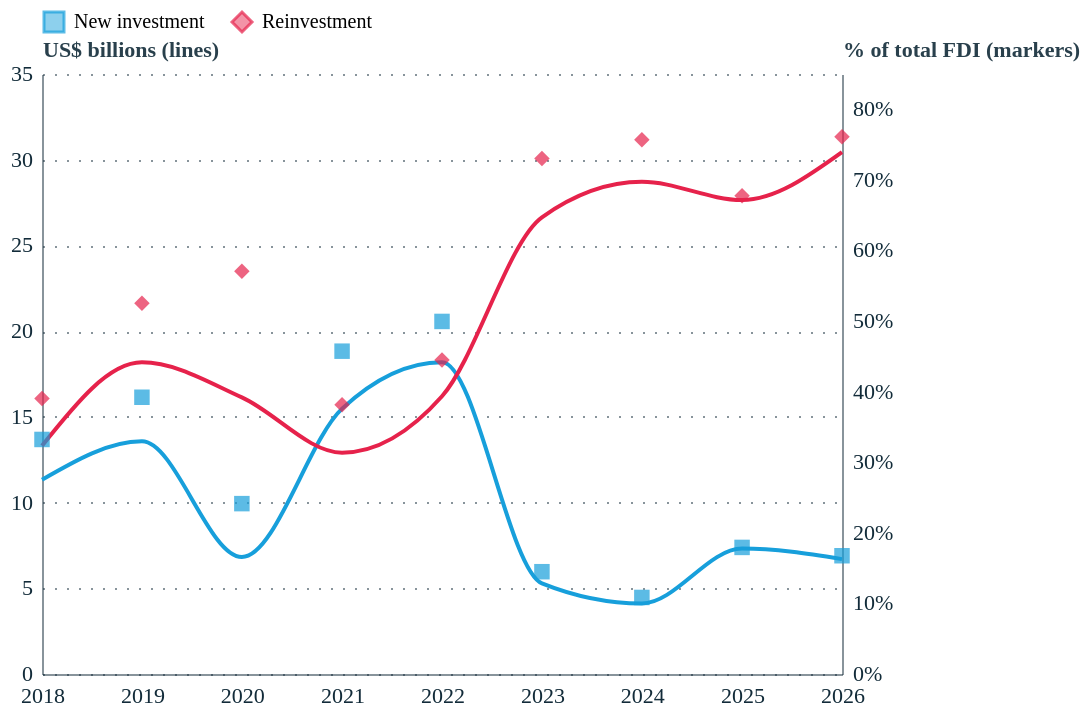

Write the Vega-Lite specification saved for this chart.
### Vega-Lite specification from a JSON file in a GitHub repository (floating-point values rounded to 4 significant figures)
{"config": {"font": "Circular Std", "mark": {"line": {"interpolate": "linear"}}, "view": {"stroke": "transparent", "width": 400, "height": 300}, "range": {"category": ["#179fdb", "#e6224b", "#f4c245", "#122b39", "#eb5c2e", "#36b7b4"], "diverging": ["#E6224B", "#E54753", "#C9C9C9", "#179FDB", "#122B39"], "heatmap": ["#C9C9C9", "#179FDB", "#0063AF", "#122B39"], "ordinal": ["#00A767", "#36B7B4", "#179FDB", "#0063AF", "#243B5A"]}, "axisX": {"labelColor": "#122b39", "tickColor": "#122b39", "domainColor": "#122b39", "domainOpacity": 0.5, "gridOpacity": 0, "labelAngle": 0, "labelAlign": "center", "labelFontSize": 11, "labelPadding": 5, "tickCount": 10, "tickSize": 0, "title": ""}, "axisY": {"labelColor": "#122b39", "tickColor": "#122b39", "domainColor": "#122b39", "gridColor": "#122b39", "gridDash": [1, 5], "gridOpacity": 0.5, "labelPadding": 5, "labelFontSize": 11, "domainOpacity": 0.5, "tickSize": 0, "title": null, "titleAlign": "left", "titleAngle": 0, "titleBaseline": "bottom", "titleColor": "#122b39", "titleOpacity": 0.9, "titleX": 0, "titleY": -7}}, "layer": [{"data": {"name": "data-1a40f855661502e6cdd011c9e8d46c9e"}, "mark": {"type": "line", "interpolate": "monotone"}, "encoding": {"color": {"field": "Series", "legend": {"orient": "top", "title": null}, "scale": {"domain": ["New investment", "Reinvestment"], "range": ["#179fdb", "#e6224b"]}, "type": "nominal"}, "x": {"axis": {}, "field": "Date", "type": "temporal"}, "y": {"axis": {"format": ".0f", "title": "US$ billions (lines)"}, "field": "Value", "type": "quantitative"}}}, {"data": {"name": "data-369050564cf2db02346eb1d0ab7475f5"}, "mark": {"type": "point", "filled": true, "size": 60}, "encoding": {"color": {"field": "Series", "legend": null, "scale": {"domain": ["New investment", "Reinvestment"], "range": ["#179fdb", "#e6224b"]}, "type": "nominal"}, "shape": {"field": "Series", "legend": {"orient": "top", "title": null}, "scale": {"domain": ["New investment", "Reinvestment"], "range": ["square", "diamond"]}, "type": "nominal"}, "x": {"field": "Date", "type": "temporal"}, "y": {"axis": {"format": ".0%", "title": "% of total FDI (markers)"}, "field": "Value", "scale": {"domain": [0, 0.85]}, "type": "quantitative"}}}], "resolve": {"scale": {"y": "independent"}}, "$schema": "https://vega.github.io/schema/vega-lite/v6.1.0.json", "datasets": {"data-1a40f855661502e6cdd011c9e8d46c9e": [{"Date": "2018-01-01T00:00:00", "year": 2018, "Series": "New investment", "Value": 11.33}, {"Date": "2019-01-01T00:00:00", "year": 2019, "Series": "New investment", "Value": 13.57}, {"Date": "2020-01-01T00:00:00", "year": 2020, "Series": "New investment", "Value": 6.826}, {"Date": "2021-01-01T00:00:00", "year": 2021, "Series": "New investment", "Value": 15.48}, {"Date": "2022-01-01T00:00:00", "year": 2022, "Series": "New investment", "Value": 18.19}, {"Date": "2023-01-01T00:00:00", "year": 2023, "Series": "New investment", "Value": 5.286}, {"Date": "2024-01-01T00:00:00", "year": 2024, "Series": "New investment", "Value": 4.114}, {"Date": "2025-01-01T00:00:00", "year": 2025, "Series": "New investment", "Value": 7.319}, {"Date": "2026-01-01T00:00:00", "year": 2026, "Series": "New investment", "Value": 6.7}, {"Date": "2018-01-01T00:00:00", "year": 2018, "Series": "Reinvestment", "Value": 13.31}, {"Date": "2019-01-01T00:00:00", "year": 2019, "Series": "Reinvestment", "Value": 18.18}, {"Date": "2020-01-01T00:00:00", "year": 2020, "Series": "Reinvestment", "Value": 16.14}, {"Date": "2021-01-01T00:00:00", "year": 2021, "Series": "Reinvestment", "Value": 12.91}, {"Date": "2022-01-01T00:00:00", "year": 2022, "Series": "Reinvestment", "Value": 16.2}, {"Date": "2023-01-01T00:00:00", "year": 2023, "Series": "Reinvestment", "Value": 26.64}, {"Date": "2024-01-01T00:00:00", "year": 2024, "Series": "Reinvestment", "Value": 28.71}, {"Date": "2025-01-01T00:00:00", "year": 2025, "Series": "Reinvestment", "Value": 27.65}, {"Date": "2026-01-01T00:00:00", "year": 2026, "Series": "Reinvestment", "Value": 30.44}], "data-369050564cf2db02346eb1d0ab7475f5": [{"Date": "2018-01-01T00:00:00", "year": 2018, "Series": "New investment", "Value": 0.3323}, {"Date": "2019-01-01T00:00:00", "year": 2019, "Series": "New investment", "Value": 0.3921}, {"Date": "2020-01-01T00:00:00", "year": 2020, "Series": "New investment", "Value": 0.2414}, {"Date": "2021-01-01T00:00:00", "year": 2021, "Series": "New investment", "Value": 0.4573}, {"Date": "2022-01-01T00:00:00", "year": 2022, "Series": "New investment", "Value": 0.4995}, {"Date": "2023-01-01T00:00:00", "year": 2023, "Series": "New investment", "Value": 0.1449}, {"Date": "2024-01-01T00:00:00", "year": 2024, "Series": "New investment", "Value": 0.1084}, {"Date": "2025-01-01T00:00:00", "year": 2025, "Series": "New investment", "Value": 0.1793}, {"Date": "2026-01-01T00:00:00", "year": 2026, "Series": "New investment", "Value": 0.1675}, {"Date": "2018-01-01T00:00:00", "year": 2018, "Series": "Reinvestment", "Value": 0.3903}, {"Date": "2019-01-01T00:00:00", "year": 2019, "Series": "Reinvestment", "Value": 0.5251}, {"Date": "2020-01-01T00:00:00", "year": 2020, "Series": "Reinvestment", "Value": 0.5706}, {"Date": "2021-01-01T00:00:00", "year": 2021, "Series": "Reinvestment", "Value": 0.3815}, {"Date": "2022-01-01T00:00:00", "year": 2022, "Series": "Reinvestment", "Value": 0.4449}, {"Date": "2023-01-01T00:00:00", "year": 2023, "Series": "Reinvestment", "Value": 0.7303}, {"Date": "2024-01-01T00:00:00", "year": 2024, "Series": "Reinvestment", "Value": 0.7567}, {"Date": "2025-01-01T00:00:00", "year": 2025, "Series": "Reinvestment", "Value": 0.6775}, {"Date": "2026-01-01T00:00:00", "year": 2026, "Series": "Reinvestment", "Value": 0.7612}]}}
